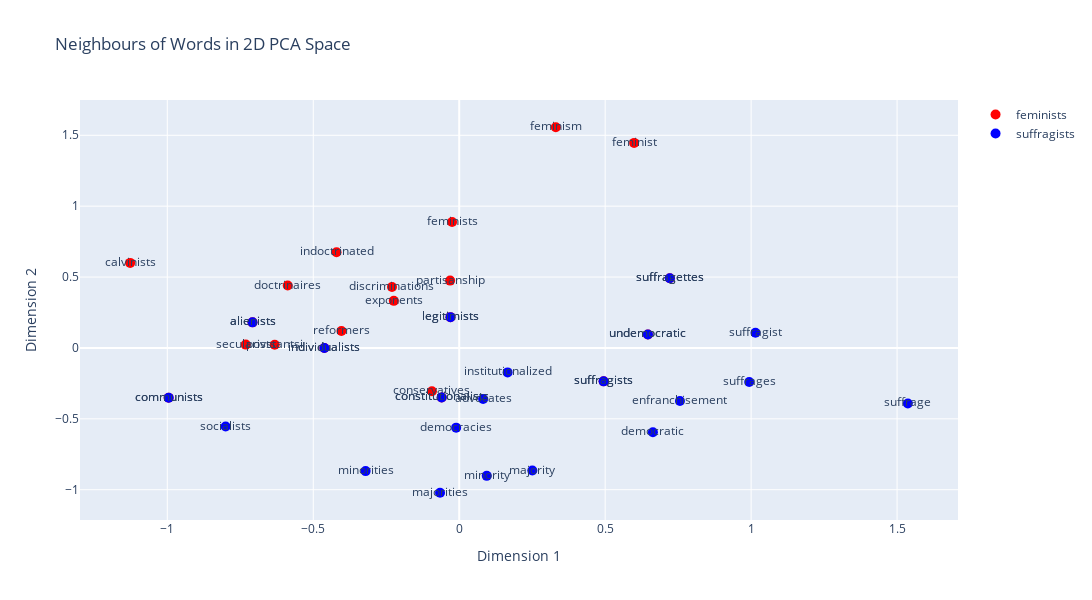

The notebook cell this image was saved under:
### Code cell
visualise_neighbours(second_period_model, ["feminists", "suffragists"], 20, list_of_colours)

### Figure 1 — Plotly figure (JSON) as saved in the notebook; plotly's stock layout.template omitted (floating-point values rounded to 4 significant figures)
{"data": [{"marker": {"color": "red", "size": 10}, "mode": "markers+text", "name": "feminists", "text": ["feminists", "feminist", "feminism", "suffragists", "legitimists", "alienists", "conservatives", "communists", "suffragettes", "discriminations", "reformers", "doctrinaires", "undemocratic", "individualists", "indoctrinated", "calvinists", "povstantsi", "secularists", "constitutionalists", "exponents", "partisanship"], "type": "scatter", "x": [-0.0244, 0.5993, 0.3309, 0.4947, -0.02992, -0.7081, -0.09345, -0.9953, 0.7214, -0.2303, -0.4035, -0.5875, 0.6464, -0.4619, -0.4202, -1.127, -0.632, -0.7312, -0.06006, -0.224, -0.0311], "y": [0.8882, 1.446, 1.557, -0.2358, 0.2174, 0.1806, -0.305, -0.3516, 0.4914, 0.4296, 0.1199, 0.4404, 0.09515, 8.61e-05, 0.6751, 0.5998, 0.02277, 0.02347, -0.3493, 0.3322, 0.4749]}, {"marker": {"color": "blue", "size": 10}, "mode": "markers+text", "name": "suffragists", "text": ["suffragists", "suffragist", "suffrages", "suffrage", "legitimists", "constitutionalists", "advocates", "majorities", "suffragettes", "majority", "democratic", "alienists", "minority", "democracies", "minorities", "socialists", "undemocratic", "communists", "individualists", "enfranchisement", "institutionalized"], "type": "scatter", "x": [0.4947, 1.015, 0.9934, 1.537, -0.02992, -0.06006, 0.08189, -0.06569, 0.7214, 0.2505, 0.6635, -0.7081, 0.09433, -0.01041, -0.3206, -0.8001, 0.6464, -0.9953, -0.4619, 0.7561, 0.1658], "y": [-0.2358, 0.1076, -0.2397, -0.3918, 0.2174, -0.3493, -0.3604, -1.021, 0.4914, -0.865, -0.595, 0.1806, -0.9021, -0.5623, -0.8687, -0.5542, 0.09515, -0.3516, 8.61e-05, -0.3747, -0.1724]}], "layout": {"height": 600, "title": {"text": "Neighbours of Words in 2D PCA Space"}, "width": 1200, "xaxis": {"title": {"text": "Dimension 1"}}, "yaxis": {"title": {"text": "Dimension 2"}}}}
